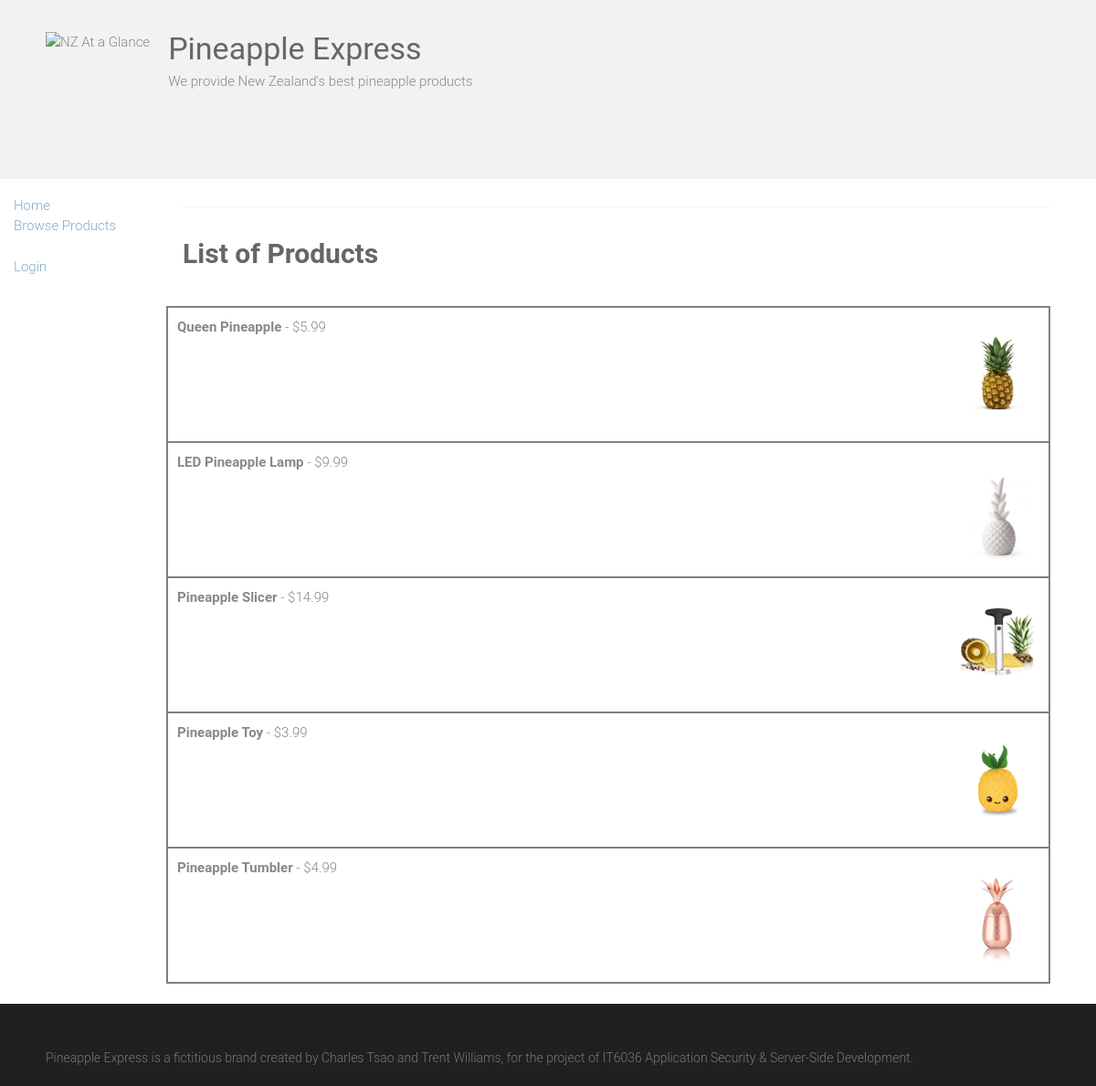
/pineapple/products/, run on the app's committed database.
### pineapple/models.py (models this page shows, shortened)
class Product(models.Model):
    name = models.CharField(max_length=150, db_index=True)
    price = models.DecimalField(max_digits=8, decimal_places=2)
    description = models.TextField(blank=True)
    quantity = models.IntegerField(blank=True)
    datelastorder = models.DateTimeField(blank=True)
    image = models.ImageField(upload_to='product_image', blank=True)

### pineapple/views.py (the view)
# urls.py: path('products/', views.ProductListView.as_view(), name='products'),
class ProductListView(generic.ListView):
    model = Product
    paginate_by = 10

### pineapple/templates/pineapple/product_list.html
{% extends "base.html" %}
{% block content %}
    <h1><strong>List of Products</strong></h1>
    <br>
    {% if product_list %}
    <ul>
      {% for product in product_list %}
      <div class="productname" style="height:150px; border: 2px solid gray; margin:-2 0 0 12%">
        <a href="{% url 'product_detail' product.id %}">
          <p style="margin:10 0 0 10"><strong>{{ product.name|capfirst}}</strong> - ${{ product.price}}</p>
		  <img src="{{ product.image.url }}" width="80" height="80" style="margin-left: 90%">
        </a>
      </div>
      {% endfor %}
      <br>
    </ul>
    {% else %}
      <p>There are no products to display.</p>
    {% endif %}
{% endblock %}

### pineapple/templates/base.html (shortened to what this page needs)
{% load static %}
<html lang="en-US">
    <head>
        <link rel="stylesheet" href="https://maxcdn.bootstrapcdn.com/bootstrap/3.3.7/css/bootstrap.min.css">
        {% load static %}
        <link rel="stylesheet" id="ample-style-css" href="{% static 'style.css' %}" type="text/css" media="all">
        <header>
            <div class="header">
                <div class="main-head-wrap inner-wrap clearfix">
                    <div id="header-logo-image">
                      <img src="{% static 'images/logo.png' %}" alt="NZ At a Glance">
                    </div>
                    <div id="header-text" class="">
                        <h1 id="site-title">
                            <a href="/" title="Pineapple Express" rel="home">Pineapple Express</a>
                        </h1>
                        <p>We provide New Zealand's best pineapple products</p>
                    </div>
                </div>
            </div>
        </header>
    </head>
    <body class="wide">
      <div class="container-fluid">
        <div class="row">
            <div class="col-sm-2">
              {% block sidebar %}
              <ul class="sidebar-nav">
                <br><br><br>
                <li><a href="{% url 'home' %}">Home</a></li>
				<li><a href="{% url 'products' %}">Browse Products</a></li>
				<br>
                {% if user.is_authenticated %}
				  <li>User: {{ user.get_username }}</li>
                  <li><a href="{% url 'logout'%}?next={{request.path}}">Logout</a></li>
                {% else %}
                  <li><a href="{% url 'login'%}?next={{request.path}}">Login</a></li>
                {% endif %}
              </ul>
              {% endblock %}
            </div>
        <div id="page" class="hfeed site">
            <div class="main-wrapper">
                <div class="single-page clearfix">
                    <div class="inner-wrap">
                        <hr>
                        <div>
                          {% block content %}
                          {% endblock %}
                        </div>
                    </div>
                </div>
            </div>
            <footer id="colophon">
                <div class="inner-wrap">
                    Pineapple Express is a fictitious brand created by Charles Tsao and Trent Williams, for the project of IT6036 Application Security & Server-Side Development.
                </div>
            </footer>
        </div>
      </div>
    </div>
    </body>
</html>

### static/style.css (style rules this page uses)
html, body, div, span, applet, object, iframe, h1, h2, h3, h4, h5, h6, p, blockquote, pre, a, abbr, acronym, address, big, cite, code, del, dfn, em, font, ins, kbd, q, s, samp, small, strike, strong, sub, sup, tt, var, dl, dt, dd, ol, ul, li, fieldset, form, label, legend, table, caption, tbody, tfoot, thead, tr, th, td { border: 0; font: inherit; font-size: 100%; font-style: inherit; font-weight: inherit; margin: 0; outline: 0; padding: 0; vertical-align: baseline; }
html { overflow-y: scroll; -webkit-text-size-adjust: 100%; -ms-text-size-adjust: 100%; }
article, aside, details, figcaption, figure, footer, header, main, nav, section { display: block; }
h1, h2, h3, h4, h5, h6 { color: #666666; line-height: 1.4; padding-bottom: 15px; font-weight: normal; }
h1 { font-size: 30px; }
body, button, input, select, textarea { color: #888888; font-size: 15px; line-height: 1.5; font-family: 'Roboto', sans-serif; font-weight: 300; }
p { color: #888888; font-size: 15px; line-height: 1.5; margin-bottom: 15px; font-weight: 300; }
ul, ol { list-style: none; }
body { background: #f2f2f2; }
strong { font-weight: bold; }
hr { border-color: #f2f2f2; border-style: solid none none; border-width: 1px 0 0; height: 0; margin: 30px 0; }
a { color: #80abc8; text-decoration: none; -webkit-transition: 0.25s ease-in-out; -moz-transition: 0.25s ease-in-out; transition: 0.25s ease-in-out; -ms-transition: 0.25s ease-in-out; -o-transition: 0.25s ease-in-out; }
img { max-width: 100%; height: auto; vertical-align: top; margin-bottom: 18px; }
a img { border: 0; }
.clearfix:after { visibility: hidden; display: block; font-size: 0; content: " "; clear: both; height: 0; }
.clearfix { display: inline-block; }
.clearfix { display: block; }
body { padding-top: 30px; padding-bottom: 30px; }
body.wide { padding-top: 0; padding-bottom: 0; }
#page { background-color: #ffffff; margin: 0 auto; max-width: 1180px; box-shadow: 0 1px 2px 0 rgba(0, 0, 0, 0.1); }
.wide #page { max-width: 100%; }
.inner-wrap { max-width: 1100px; margin: 0 auto; }
.main-head-wrap { padding: 30px 0; }
.header { border-bottom: 1px solid #f2f2f2; }
#header-logo-image { float: left; padding: 5px 20px 5px 0; max-width: 100%; }
#header-logo-image img { margin-bottom: 0px; max-height: 60px; height: auto; width: auto; }
#header-text { float: left; padding-right: 20px; }
#site-title { padding-bottom: 0; }
#site-title a { color: #666666; font-size: 34px; }
.single-page { margin-top: 50px; }
.single-page p { margin-bottom: 10px; }
#colophon { font-size: 14px; clear: both; color: #777; background-color: #1f2021; overflow: hidden; padding: 50px 0 20px; }
#colophon, #colophon p { font-size: 14px; line-height: 1.4; }

### data on the page
Product: name "Queen Pineapple", price "5.99", image (picture)
Product: name "LED Pineapple Lamp", price "9.99", image (picture)
Product: name "Pineapple Slicer", price "14.99", image (picture)
Product: name "Pineapple Toy", price "3.99", image (picture)
Product: name "Pineapple Tumbler", price "4.99", image (picture)
